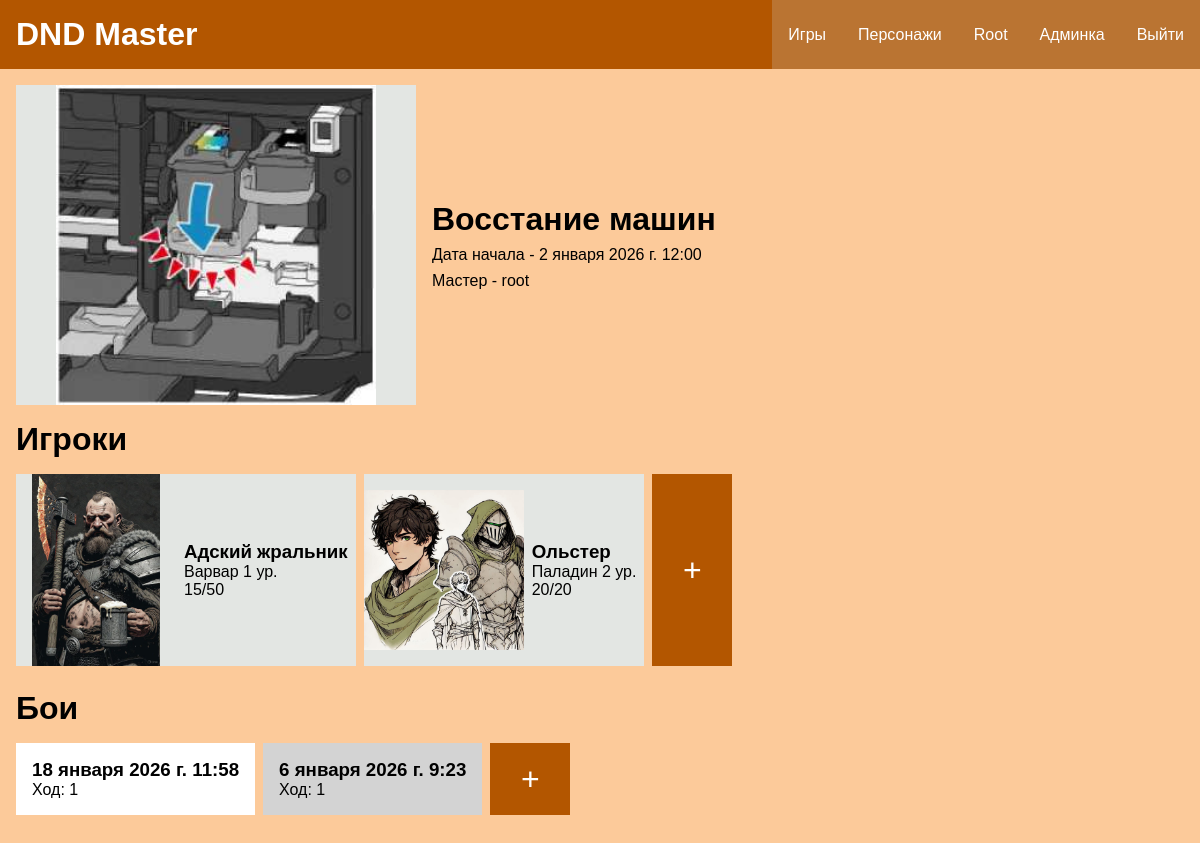
/game/2 (signed in), run on the app's committed database.
### game/models.py (models this page shows, shortened)
class Game(models.Model):
    name = models.CharField(max_length=100, unique=True, db_index=True, verbose_name="Название")
    image = models.ImageField(upload_to='games/', null=True, blank=True, verbose_name="Изображение")
    characters = models.ManyToManyField(Character, verbose_name="Игроки", related_name="games", blank=True)
    is_complete = models.BooleanField(default=False, verbose_name="Завершена")
    time_start = models.DateTimeField(auto_now_add=True, verbose_name="Время начала")
    time_end = models.DateTimeField(null=True, blank=True, verbose_name="Время окончания")
    master = models.ForeignKey(get_user_model(), on_delete=models.SET_NULL, null=True, blank=True, verbose_name="Мастер")
    class Meta:
        verbose_name = "Игра"
        verbose_name_plural = "Игры"

class Encounter(models.Model):
    stage = models.IntegerField(validators=[MinValueValidator(0)], default=0, verbose_name="Ход")
    is_start = models.BooleanField(default=False, verbose_name="Начат")
    is_complete = models.BooleanField(default=False, verbose_name="Завершен")
    game = models.ForeignKey(Game, related_name='encounters', on_delete=models.CASCADE, verbose_name="Игра")
    time_start = models.DateTimeField(auto_now_add=True, verbose_name="Время начала")
    time_end = models.DateTimeField(null=True, blank=True, verbose_name="Время окончания")
    class Meta:
        verbose_name = "Битва"
        verbose_name_plural = "Битвы"
        ordering = ['is_complete', '-time_start']
    def get_absolute_url(self):
        return reverse('game:encounter-detail', kwargs={'pk': self.pk})

### characterapp/models.py (models this page shows, shortened)
class Character(models.Model):
    name = models.CharField(max_length=100, verbose_name="Имя")
    dnd_class = models.ForeignKey(DndClass, on_delete=models.PROTECT, null=True, verbose_name="Класс")
    dnd_subclass = models.CharField(max_length=100, verbose_name="Подкласс", null=True, blank=True)
    race = models.ForeignKey(Race, on_delete=models.PROTECT, null=True, verbose_name="Раса")
    background = models.ForeignKey(Background, on_delete=models.PROTECT, null=True, verbose_name="Предыстория")
    max_hp = models.IntegerField(default=0, verbose_name="Max hp", validators=[MinValueValidator(0)])
    hp = models.IntegerField(default=0, verbose_name="HP", validators=[MinValueValidator(0)])
    armor_class = models.IntegerField(default=0, verbose_name="КД", validators=[MinValueValidator(0)])
    initiative = models.IntegerField(null=True, verbose_name="Инициатива", default=0)
    cooper_coins = models.IntegerField(default=0, verbose_name="ММ", validators=[MinValueValidator(0)])
    silver_coins = models.IntegerField(default=0, verbose_name="СМ", validators=[MinValueValidator(0)])
    gold_coins = models.IntegerField(default=0, verbose_name="ЗМ", validators=[MinValueValidator(0)])
    is_player = models.BooleanField(verbose_name="Игрок")
    player_name = models.CharField(max_length=100, null=True, verbose_name="Имя игрока", blank=True)
    image = models.ImageField(upload_to="characters/", null=True, blank=True, verbose_name="Изображение")
    user = models.ForeignKey(get_user_model(), null=True, blank=True, on_delete=models.PROTECT)
    level = models.IntegerField(default=1, verbose_name="Уровень", validators=[MinValueValidator(1)])
    speed = models.IntegerField(default=0, verbose_name="Скорость", validators=[MinValueValidator(0)])
    proficient_bonus = models.IntegerField(default=2, verbose_name="Бонус мастерства")
    slug = models.SlugField(null=True, blank=True)
    class Meta:
        unique_together = ('name', 'race', 'user')
        verbose_name = "Персонаж"
        verbose_name_plural = "Персонажи"
    def get_absolute_url(self):
        return reverse('characters:character-detail', kwargs={'slug': self.slug})

### bookdata/models.py (models this page shows)
class DndClass(models.Model):
    name = models.CharField(max_length=100, verbose_name="Имя")
    image = models.ImageField(upload_to="bookdata/classes/", null=True, blank=True, verbose_name="Изображение")
    class Meta:
        verbose_name = "Класс"
        verbose_name_plural = "Классы"
    def __str__(self):
        return self.name

### game/views.py (the view)
# urls.py: path('game/<int:pk>', views.GameDetailView.as_view(), name='game-detail'),
class GameDetailView(LoginRequiredMixin, UserPassesTestMixin, DetailView):
    model = Game
    context_object_name = 'game'
    template_name = 'game/game_detail.html'
    def test_func(self):
        return self.request.user == self.get_object().master
    def get_context_data(self, **kwargs):
        context = super().get_context_data(**kwargs)
        context['title'] = context['game'].name
        context['characters'] = context['game'].characters.all()
        context['encounters'] = context['game'].encounters.all().order_by('-time_start')
        return context

### game/templates/game/game_detail.html (shortened to what this page needs)
{% extends 'base.html' %}
{% block content %}
    <div class="main_without_side_bar_div">
        <div class="game_info list_element">
            <img src="{{game.image.url}}">
            <div class="game_info_info">
                <h1>{{game.name}}</h1>
                <p>Дата начала - {{game.time_start}}</p>
                <p>Мастер - {{game.master}}</p>
            </div>
        </div>
        <div class="character_list_div list_element">
            <h1>Игроки</h1>
            <div class="character_card_list">
                {% for character in characters %}
                <a href="{{ character.get_absolute_url }}">
                <div class="character_card">
                    {% if character.image %}
                    <img src="{{ character.image.url }}">
                    {% else %}
                    <img src="/media/staticmedia/image-placeholder-vertical.jpg">
                    {% endif %}
                    <div class="character_card_info">
                        <h3>{{character.name}}</h3>
                        <p>{{character.dnd_class}} {{character.level}} ур.</p>
                        <p>{{character.hp}}/{{character.max_hp}}</p>
                    </div>
                </div>
                </a>
                {% endfor %}
                 <a href="{% url 'game:game-add-character' game.pk %}">
                    <p class="flex_add_button">
                        +
                    </p>
                </a>
            </div>
        </div>
        <div class="encounter_list_div list_element">
            <h1>Бои</h1>
            <div class="character_card_list">
                {% for encounter in encounters %}
                <a href="{{ encounter.get_absolute_url }}" class="character_card_list_element">
                    <div class="encounter_card {% if encounter.is_complete %}completed_encounter_card{% else %}not_completed_encounter_card{% endif %}">
                        <h3>{{encounter.time_start}}</h3>
                        <p>Ход: {{encounter.stage}}</p>
                    </div>
                </a>
                {% endfor %}
                <form method="post" action="{% url 'game:encounter-redirect' game.pk %}" class="character_card_list_element">
                    <button class="flex_add_button">+</button>
                </form>
            </div>
        </div>
    </div>
{% endblock %}

### templates/base.html (shortened to what this page needs)
{% load static %}
<!DOCTYPE html>
<html lang="en">
<head>
    <link rel="stylesheet" type="text/css" href="{% static 'characterapp/css/style.css' %}">
</head>
<body>
<header>
    <h1 class="header_h">DND Master</h1>
    <div class="header_links">
        <a href="{% url 'game:game-list' %}">Игры</a>
        <a href="{% url 'characters:character-list' %}">Персонажи</a>
        {% if request.user.is_authenticated %}
        <a href="{% url 'users:update' %}">{{request.user.username|capfirst}}</a>
        {% if request.user.is_staff %}
        <a href="{% url 'admin:index' %}">Админка</a>
        {% endif %}
        <a href="{% url 'users:logout' %}">Выйти</a>
        {% else %}
        <a href="{% url 'users:login' %}">Войти</a>
        <a href="{% url 'users:register' %}">Регистрация</a>
        {% endif %}
    </div>
</header>
<main>
    {% block content %}
    {% endblock %}
</main>
</body>
</html>

### characterapp/static/characterapp/css/style.css (style rules this page uses)
:root { --primary_background: #b35600; --link_secondary:#ba7432; --link_active: #faab61; --main_background: #fcca9a; --simple_background: #e3e6e3; }
html { min-height: 100%; }
body { min-height: 100vh; }
html, body { display: flex; flex-direction: column; }
* { padding: 0; margin: 0; font-family: sans-serif; }
header { background: var(--primary_background); display: flex; justify-content: space-between; }
.header_h { color: white; padding: 1rem; }
.header_links { display: flex; height: 100dp; }
.header_links a { display: block; height: 100%; align-content: center; background: var(--link_secondary); text-decoration: none; color: white; padding-right: 1rem; padding-left: 1rem; }
.character_card_list { display: flex; margin-top: 1rem; flex-wrap: wrap; }
.character_card_list a { text-decoration: none; color: black; margin-right: 0.5rem; margin-bottom: 0.5rem; }
.character_card { width: fit-content; display: flex; background: var(--simple_background); }
.character_card img { width: 10rem; height: 12rem; object-fit: contain; background: var(--simple_background); }
.character_card_info { align-content: center; padding: 0.5rem; }
.main_without_side_bar_div { padding: 1rem; background: var(--main_background); min-height: calc(100vh - 6.3rem); }
.list_element { margin-bottom: 1rem; }
.flex_add_button { background: var(--primary_background); color: white; height: 100%; width: 5rem; text-align: center; align-content: center; font-size: 2rem; border-style: none; }
.game_info { display: flex; }
.game_info img { width: 25rem; height: 20rem; object-fit: contain; background: var(--simple_background); }
.game_info_info { padding: 1rem; align-content: center; }
.game_info_info p { margin-top: 0.5rem; }
.encounter_card { padding: 1rem; align-content: center; align-items: center; }
.not_completed_encounter_card { background: white; }
.completed_encounter_card { background: lightgray; }
.character_card_list_element { margin-bottom: 0.5rem; }

### data on the page
Game: image (picture), name "Восстание машин", time_start "2 января 2026 г. 12:00", master "root"
Character: image (picture), name "Адский жральник", dnd_class "Варвар", level "1", hp "15", max_hp "50"
Character: image (picture), name "Ольстер", dnd_class "Паладин", level "2", hp "20", max_hp "20"
Encounter: time_start "18 января 2026 г. 11:58", stage "1"
Encounter: time_start "6 января 2026 г. 9:23", stage "1"

### other printed values
{{ request.user.username|capfirst }} "Root"
